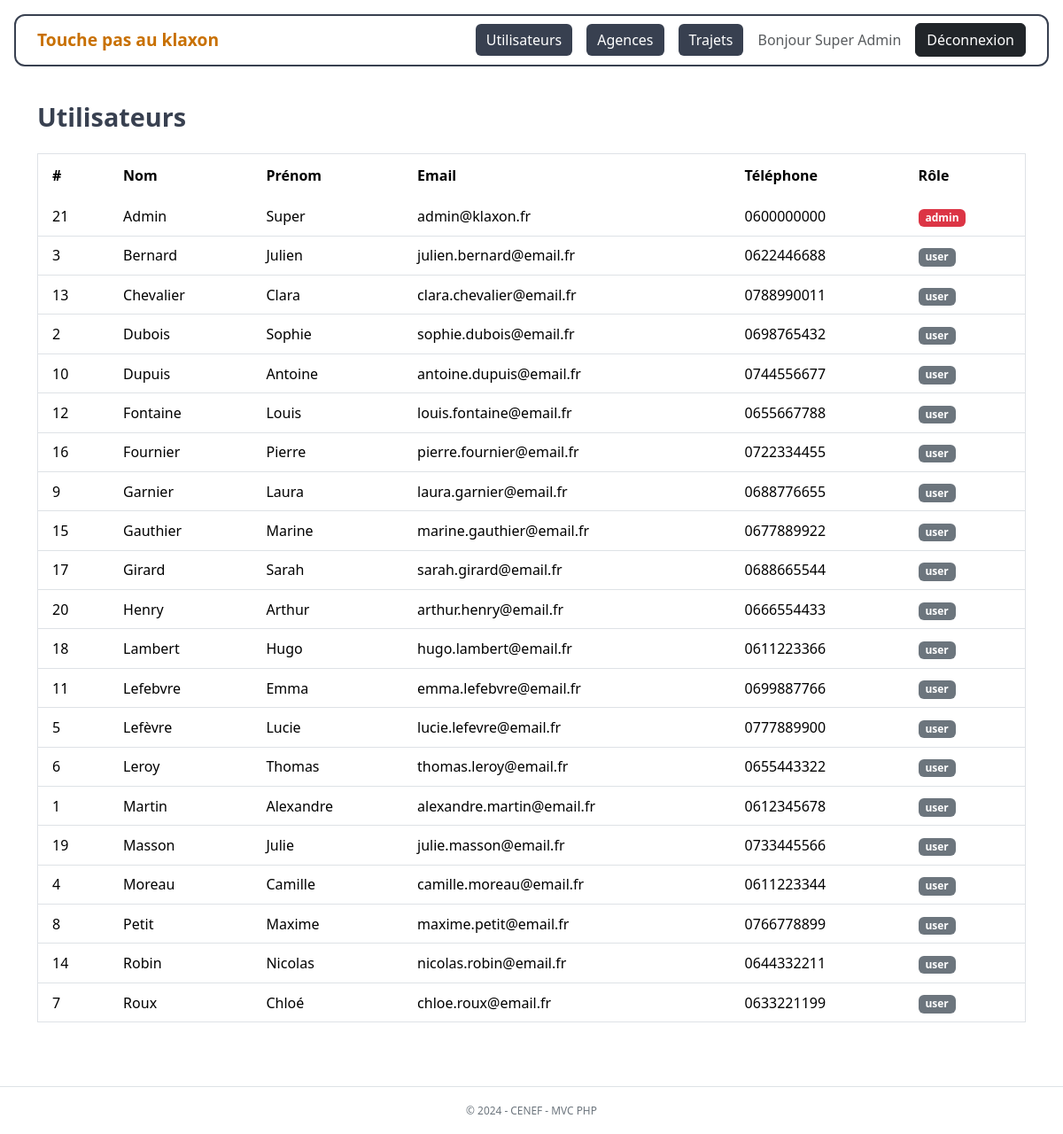
The app's page /admin/users (signed in) with its own data.
### tables this page shows
CREATE TABLE IF NOT EXISTS users (
    id         INT UNSIGNED AUTO_INCREMENT PRIMARY KEY,
    nom        VARCHAR(100) NOT NULL,
    prenom     VARCHAR(100) NOT NULL,
    telephone  VARCHAR(20)  NOT NULL,
    email      VARCHAR(255) NOT NULL UNIQUE,
    password   VARCHAR(255) NOT NULL,
    role       ENUM('user', 'admin') NOT NULL DEFAULT 'user',
    created_at DATETIME NOT NULL DEFAULT CURRENT_TIMESTAMP
);

### src/Core/Controller.php (called while the page is built, shortened)
<?php
abstract class Controller
{
    protected function render(string $view, array $data = [], string $layout = 'layout/main'): void
    {
        $data['base'] = $this->basePath();
        extract($data);
        $viewPath   = __DIR__ . '/../Views/' . $view . '.php';
        $layoutPath = __DIR__ . '/../Views/' . $layout . '.php';
        require $viewPath;
        $content = ob_get_clean();
        require $layoutPath;
    }
    protected function basePath(): string
    {
        return rtrim(dirname(dirname($_SERVER['SCRIPT_NAME'])), '/');
    }
}

### src/Controllers/AdminController.php (called while the page is built, shortened)
<?php
class AdminController extends Controller
{
    private UserModel   $userModel;
    public function __construct()
    {
        $this->userModel   = new UserModel();
    }
    public function users(): void
    {
        $this->render('admin/users', [
            'users' => $this->userModel->findAll('nom'),
        ]);
    }
}

### public/index.php (called while the page is built, shortened)
<?php
$router = new Router();
$router->dispatch();

### src/Models/Model.php (called while the page is built, shortened)
<?php
abstract class Model
{
    protected PDO $db;
    protected string $table = '';
    public function __construct()
    {
        $this->db = Database::getInstance();
    }
    public function findAll(string $orderBy = 'id', string $direction = 'ASC'): array
    {
        $direction = strtoupper($direction) === 'DESC' ? 'DESC' : 'ASC';
        $stmt = $this->db->query("SELECT * FROM {$this->table} ORDER BY {$orderBy} {$direction}");
        return $stmt->fetchAll();
    }
}

### src/Core/Database.php (called while the page is built, shortened)
<?php
class Database
{
    private static ?PDO $instance = null;
    public static function getInstance(): PDO
    {
        if (self::$instance === null) {
            $host     = $_ENV['DB_HOST']     ?? 'localhost';
            $dbname   = $_ENV['DB_NAME']     ?? 'klaxon';
            $user     = $_ENV['DB_USER']     ?? 'root';
            $password = $_ENV['DB_PASSWORD'] ?? '';
            $charset  = 'utf8mb4';
            $dsn = "mysql:host={$host};dbname={$dbname};charset={$charset}";
            try {
                self::$instance = new PDO($dsn, $user, $password, [
                    PDO::ATTR_ERRMODE            => PDO::ERRMODE_EXCEPTION,
                    PDO::ATTR_DEFAULT_FETCH_MODE => PDO::FETCH_ASSOC,
                    PDO::ATTR_EMULATE_PREPARES   => false,
                ]);
            } catch (PDOException $e) {
                http_response_code(500);
                exit('Erreur de connexion à la base de données.');
            }
        }
        return self::$instance;
    }
}

### src/Core/Session.php (called while the page is built, shortened)
<?php
class Session
{
    public static function getUser(): ?array
    {
        return $_SESSION['user'] ?? null;
    }
    public static function isAdmin(): bool
    {
        return ($_SESSION['user']['role'] ?? '') === 'admin';
    }
}

### src/Views/admin/users.php (the view)
<h1 class="klaxon-page-title mb-4">Utilisateurs</h1>
<div class="table-responsive">
    <table class="table klaxon-table">
        <thead>
            <tr>
                <th>#</th>
                <th>Nom</th>
                <th>Prénom</th>
                <th>Email</th>
                <th>Téléphone</th>
                <th>Rôle</th>
            </tr>
        </thead>
        <tbody>
            <?php foreach ($users as $user): ?>
                <tr>
                    <td><?= (int) $user['id'] ?></td>
                    <td><?= htmlspecialchars($user['nom']) ?></td>
                    <td><?= htmlspecialchars($user['prenom']) ?></td>
                    <td><?= htmlspecialchars($user['email']) ?></td>
                    <td><?= htmlspecialchars($user['telephone']) ?></td>
                    <td>
                        <span class="badge <?= $user['role'] === 'admin' ? 'bg-danger' : 'bg-secondary' ?>">
                            <?= htmlspecialchars($user['role']) ?>
                        </span>
                    </td>
                </tr>
            <?php endforeach; ?>
        </tbody>
    </table>
</div>

### src/Core/Router.php (shortened to what this page needs)
<?php
class Router
{
    private array $routes = [];
    private function addRoute(string $method, string $pattern, string $controller, string $action): void
    {
        $this->routes[] = compact('method', 'pattern', 'controller', 'action');
    }
    public function dispatch(): void
    {
        $requestMethod = $_SERVER['REQUEST_METHOD'];
        $requestUri    = parse_url($_SERVER['REQUEST_URI'], PHP_URL_PATH) ?? '/';
        foreach ($this->routes as $route) {
            $pattern = '#^' . $route['pattern'] . '$#';
            if ($route['method'] !== $requestMethod) {
                continue;
            }
            if (preg_match($pattern, $requestUri, $matches)) {
                array_shift($matches);
                $controller = new $route['controller']();
                $controller->{$route['action']}(...$matches);
                return;
            }
        }
    }
}

### src/Views/layout/main.php (shortened to what this page needs)
<!DOCTYPE html>
<html lang="fr">
<head>
    <link rel="stylesheet" href="https://cdn.jsdelivr.net/npm/bootstrap@5.3.3/dist/css/bootstrap.min.css">
    <link rel="stylesheet" href="https://cdn.jsdelivr.net/npm/bootstrap-icons@1.11.3/font/bootstrap-icons.min.css">
    <link rel="stylesheet" href="<?= $base ?>/assets/css/main.css">
</head>
<body>
<header class="klaxon-header">
    <nav class="navbar">
        <div class="container-fluid px-4">
            <?php if (\Core\Session::isAdmin()): ?>
                <a class="navbar-brand klaxon-brand" href="<?= $base ?>/admin">Touche pas au klaxon</a>
                <div class="d-flex align-items-center gap-3">
                    <a href="<?= $base ?>/admin/users"   class="btn btn-admin-nav">Utilisateurs</a>
                    <a href="<?= $base ?>/admin/agences" class="btn btn-admin-nav">Agences</a>
                    <a href="<?= $base ?>/admin/trajets" class="btn btn-admin-nav">Trajets</a>
                    <span class="text-muted">
                        Bonjour <?= htmlspecialchars(\Core\Session::getUser()['prenom'] . ' ' . \Core\Session::getUser()['nom']) ?>
                    </span>
                    <a href="<?= $base ?>/logout" class="btn btn-dark">Déconnexion</a>
                </div>
            <?php else: ?>
                <span class="navbar-brand klaxon-brand">Touche pas au klaxon</span>
                <a href="<?= $base ?>/login" class="btn btn-dark">Connexion</a>
            <?php endif; ?>
        </div>
    </nav>
</header>
<main class="container py-4">
    <?= $content ?>
</main>
<footer class="klaxon-footer text-center py-3">
    <small>© 2024 - CENEF - MVC PHP</small>
</footer>
</body>
</html>

### public/assets/css/main.css (style rules this page uses)
.klaxon-header { border: 2px solid #384050; border-radius: 12px; margin: 16px; }
.klaxon-brand { font-weight: 700; color: #c87000 !important; font-size: 1.2rem; text-decoration: none; }
.btn-admin-nav { background-color: #384050; color: #fff; border: none; }
.klaxon-footer { border-top: 1px solid #dee2e6; color: #6c757d; font-size: 0.85rem; margin-top: 2rem; }
.klaxon-table { border: 1px solid #dee2e6; }
.klaxon-table thead tr { background-color: #384050; color: #fff; }
.klaxon-table thead th { font-weight: 600; border: none; padding: 0.75rem 1rem; }
.klaxon-table tbody tr:nth-child(odd) { background-color: #fff; }
.klaxon-table tbody tr:nth-child(even) { background-color: #f1f8fc; }
.klaxon-table tbody td { padding: 0.6rem 1rem; vertical-align: middle; border-color: #dee2e6; }
.klaxon-page-title { font-size: 1.8rem; font-weight: 600; color: #384050; }

### records on screen
users: prenom+nom "Super Admin", id "21", nom "Admin", prenom "Super", email "admin@klaxon.fr", telephone "0600000000", role "admin"
users: id "3", nom "Bernard", prenom "Julien", email "julien.bernard@email.fr", telephone "0622446688", role "user"
users: id "13", nom "Chevalier", prenom "Clara", email "clara.chevalier@email.fr", telephone "0788990011", role "user"
users: id "2", nom "Dubois", prenom "Sophie", email "sophie.dubois@email.fr", telephone "0698765432", role "user"
users: id "10", nom "Dupuis", prenom "Antoine", email "antoine.dupuis@email.fr", telephone "0744556677", role "user"
users: id "12", nom "Fontaine", prenom "Louis", email "louis.fontaine@email.fr", telephone "0655667788", role "user"
users: id "16", nom "Fournier", prenom "Pierre", email "pierre.fournier@email.fr", telephone "0722334455", role "user"
users: id "9", nom "Garnier", prenom "Laura", email "laura.garnier@email.fr", telephone "0688776655", role "user"
users: id "15", nom "Gauthier", prenom "Marine", email "marine.gauthier@email.fr", telephone "0677889922", role "user"
users: id "17", nom "Girard", prenom "Sarah", email "sarah.girard@email.fr", telephone "0688665544", role "user"
users: id "20", nom "Henry", prenom "Arthur", email "arthur.henry@email.fr", telephone "0666554433", role "user"
users: id "18", nom "Lambert", prenom "Hugo", email "hugo.lambert@email.fr", telephone "0611223366", role "user"
users: id "11", nom "Lefebvre", prenom "Emma", email "emma.lefebvre@email.fr", telephone "0699887766", role "user"
users: id "5", nom "Lefèvre", prenom "Lucie", email "lucie.lefevre@email.fr", telephone "0777889900", role "user"
users: id "6", nom "Leroy", prenom "Thomas", email "thomas.leroy@email.fr", telephone "0655443322", role "user"
users: id "1", nom "Martin", prenom "Alexandre", email "alexandre.martin@email.fr", telephone "0612345678", role "user"
users: id "19", nom "Masson", prenom "Julie", email "julie.masson@email.fr", telephone "0733445566", role "user"
users: id "4", nom "Moreau", prenom "Camille", email "camille.moreau@email.fr", telephone "0611223344", role "user"
users: id "8", nom "Petit", prenom "Maxime", email "maxime.petit@email.fr", telephone "0766778899", role "user"
users: id "14", nom "Robin", prenom "Nicolas", email "nicolas.robin@email.fr", telephone "0644332211", role "user"
users: id "7", nom "Roux", prenom "Chloé", email "chloe.roux@email.fr", telephone "0633221199", role "user"
